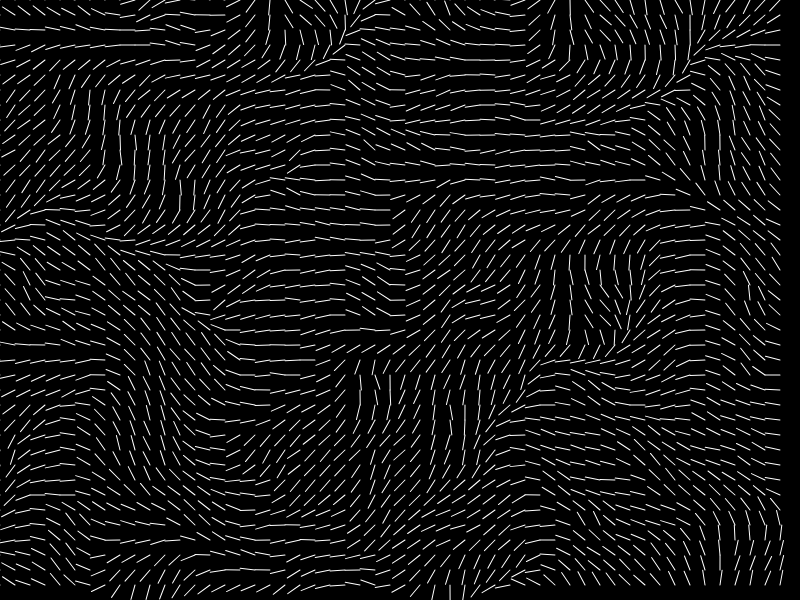
Frame 1 (no input)
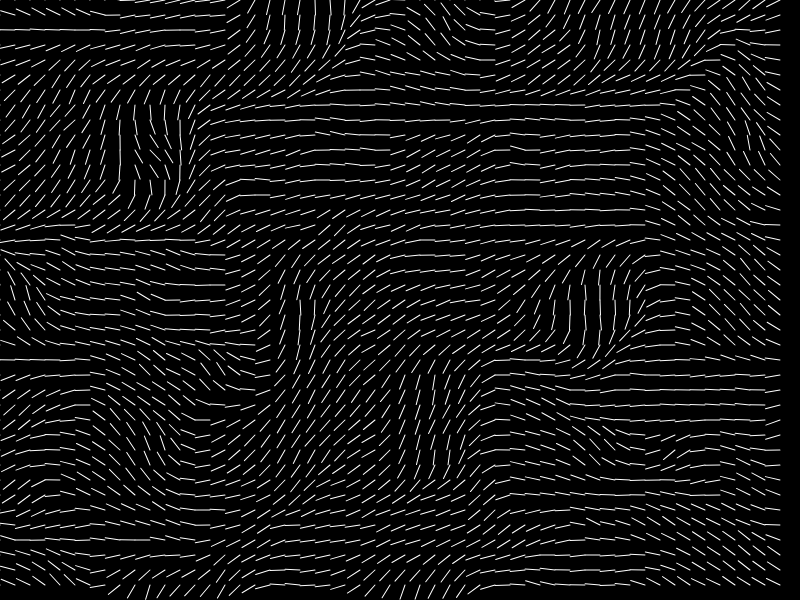
Frame 60 (no input)
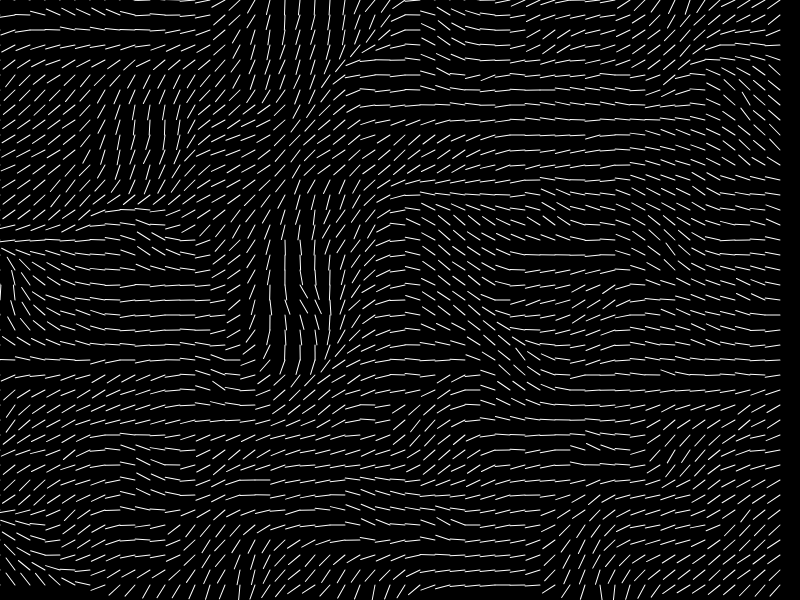
Frame 120 (the mouse pressed at the canvas centre since frame 60)

The p5.js sketch that drew these frames (run headless with seeded random() and noise() and a simulated clock; from frame 60 on, the mouse is pressed at the canvas centre):

// p5.js sketch
// ── sketch.js
var inc = 0.1;
var scl = 15; //scale
var cols, rows;

var zoff=0;

function setup() {
  createCanvas(screen.width, screen.height);
 
  rows = floor((screen.width)/scl);
  cols = floor((screen.height)/scl);
}

function draw() {
  background(0);
  var yoff = 0; 
  for(var x = 0; x<rows; x++) {
      var xoff = 0;
      for(var y = 0; y<cols; y++) {
        var angle = noise(xoff,yoff,zoff)*TWO_PI;
        var v = p5.Vector.fromAngle(angle);
        xoff += inc;
        //fill(random(255));
        //fill(r);
        //rect(x*scl, y*scl, scl, scl);
        stroke(255);
        push();
        translate(x*scl,y*scl);
        rotate(v.heading());
        line(0,0,scl,0);
        
        pop();
      }
    yoff += inc;
    
    zoff += 0.0001;
  }  
  

 
  
}
